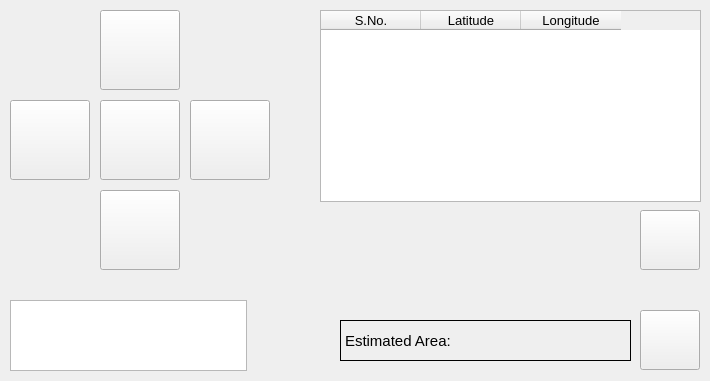
<?xml version="1.0" encoding="UTF-8"?>
<ui version="4.0">
 <class>main_window</class>
 <widget class="QMainWindow" name="main_window">
  <property name="geometry">
   <rect>
    <x>0</x>
    <y>0</y>
    <width>710</width>
    <height>381</height>
   </rect>
  </property>
  <property name="font">
   <font>
    <family>Segoe UI</family>
    <pointsize>11</pointsize>
   </font>
  </property>
  <property name="windowTitle">
   <string>Planometer | Control Station</string>
  </property>
  <widget class="QWidget" name="centralwidget">
   <widget class="QPushButton" name="up_btn">
    <property name="geometry">
     <rect>
      <x>100</x>
      <y>10</y>
      <width>80</width>
      <height>80</height>
     </rect>
    </property>
    <property name="cursor">
     <cursorShape>PointingHandCursor</cursorShape>
    </property>
    <property name="text">
     <string/>
    </property>
    <property name="icon">
     <iconset>
      <normaloff>images/up-arrow.png</normaloff>images/up-arrow.png</iconset>
    </property>
    <property name="iconSize">
     <size>
      <width>50</width>
      <height>50</height>
     </size>
    </property>
   </widget>
   <widget class="QPushButton" name="left_btn">
    <property name="geometry">
     <rect>
      <x>10</x>
      <y>100</y>
      <width>80</width>
      <height>80</height>
     </rect>
    </property>
    <property name="cursor">
     <cursorShape>PointingHandCursor</cursorShape>
    </property>
    <property name="text">
     <string/>
    </property>
    <property name="icon">
     <iconset>
      <normaloff>images/left-arrow.png</normaloff>images/left-arrow.png</iconset>
    </property>
    <property name="iconSize">
     <size>
      <width>50</width>
      <height>50</height>
     </size>
    </property>
   </widget>
   <widget class="QPushButton" name="right_btn">
    <property name="geometry">
     <rect>
      <x>190</x>
      <y>100</y>
      <width>80</width>
      <height>80</height>
     </rect>
    </property>
    <property name="cursor">
     <cursorShape>PointingHandCursor</cursorShape>
    </property>
    <property name="text">
     <string/>
    </property>
    <property name="icon">
     <iconset>
      <normaloff>images/right-arrow.png</normaloff>images/right-arrow.png</iconset>
    </property>
    <property name="iconSize">
     <size>
      <width>50</width>
      <height>50</height>
     </size>
    </property>
   </widget>
   <widget class="QPushButton" name="down_btn">
    <property name="geometry">
     <rect>
      <x>100</x>
      <y>190</y>
      <width>80</width>
      <height>80</height>
     </rect>
    </property>
    <property name="cursor">
     <cursorShape>PointingHandCursor</cursorShape>
    </property>
    <property name="text">
     <string/>
    </property>
    <property name="icon">
     <iconset>
      <normaloff>images/down-arrow.png</normaloff>images/down-arrow.png</iconset>
    </property>
    <property name="iconSize">
     <size>
      <width>50</width>
      <height>50</height>
     </size>
    </property>
   </widget>
   <widget class="QPushButton" name="stop_btn">
    <property name="geometry">
     <rect>
      <x>100</x>
      <y>100</y>
      <width>80</width>
      <height>80</height>
     </rect>
    </property>
    <property name="cursor">
     <cursorShape>PointingHandCursor</cursorShape>
    </property>
    <property name="text">
     <string/>
    </property>
    <property name="icon">
     <iconset>
      <normaloff>images/stop.png</normaloff>images/stop.png</iconset>
    </property>
    <property name="iconSize">
     <size>
      <width>50</width>
      <height>50</height>
     </size>
    </property>
   </widget>
   <widget class="QWidget" name="horizontalLayoutWidget">
    <property name="geometry">
     <rect>
      <x>10</x>
      <y>300</y>
      <width>291</width>
      <height>71</height>
     </rect>
    </property>
    <layout class="QHBoxLayout" name="cmd_send_pnl">
     <item>
      <widget class="QPlainTextEdit" name="cmd_tf">
       <property name="font">
        <font>
         <family>Consolas</family>
         <pointsize>11</pointsize>
        </font>
       </property>
       <property name="plainText">
        <string/>
       </property>
      </widget>
     </item>
     <item>
      <widget class="QPushButton" name="send_btn">
       <property name="cursor">
        <cursorShape>PointingHandCursor</cursorShape>
       </property>
       <property name="text">
        <string/>
       </property>
       <property name="icon">
        <iconset>
         <normaloff>images/send.png</normaloff>images/send.png</iconset>
       </property>
       <property name="iconSize">
        <size>
         <width>40</width>
         <height>40</height>
        </size>
       </property>
       <property name="autoDefault">
        <bool>false</bool>
       </property>
       <property name="flat">
        <bool>true</bool>
       </property>
      </widget>
     </item>
    </layout>
   </widget>
   <widget class="QTableWidget" name="point_loc_tab">
    <property name="geometry">
     <rect>
      <x>320</x>
      <y>10</y>
      <width>381</width>
      <height>192</height>
     </rect>
    </property>
    <property name="font">
     <font>
      <pointsize>10</pointsize>
     </font>
    </property>
    <column>
     <property name="text">
      <string>S.No.</string>
     </property>
    </column>
    <column>
     <property name="text">
      <string>Latitude</string>
     </property>
    </column>
    <column>
     <property name="text">
      <string>Longitude</string>
     </property>
    </column>
   </widget>
   <widget class="QPushButton" name="process_btn">
    <property name="geometry">
     <rect>
      <x>640</x>
      <y>310</y>
      <width>60</width>
      <height>60</height>
     </rect>
    </property>
    <property name="cursor">
     <cursorShape>PointingHandCursor</cursorShape>
    </property>
    <property name="text">
     <string/>
    </property>
    <property name="icon">
     <iconset>
      <normaloff>images/process.png</normaloff>images/process.png</iconset>
    </property>
    <property name="iconSize">
     <size>
      <width>40</width>
      <height>40</height>
     </size>
    </property>
   </widget>
   <widget class="QPushButton" name="gps_btn">
    <property name="geometry">
     <rect>
      <x>640</x>
      <y>210</y>
      <width>60</width>
      <height>60</height>
     </rect>
    </property>
    <property name="cursor">
     <cursorShape>PointingHandCursor</cursorShape>
    </property>
    <property name="text">
     <string/>
    </property>
    <property name="icon">
     <iconset>
      <normaloff>images/satellite.png</normaloff>images/satellite.png</iconset>
    </property>
    <property name="iconSize">
     <size>
      <width>40</width>
      <height>40</height>
     </size>
    </property>
   </widget>
   <widget class="QLabel" name="area_lb">
    <property name="geometry">
     <rect>
      <x>340</x>
      <y>320</y>
      <width>291</width>
      <height>41</height>
     </rect>
    </property>
    <property name="frameShape">
     <enum>QFrame::Box</enum>
    </property>
    <property name="text">
     <string>Estimated Area:</string>
    </property>
    <property name="wordWrap">
     <bool>true</bool>
    </property>
    <property name="margin">
     <number>0</number>
    </property>
   </widget>
  </widget>
 </widget>
 <resources/>
 <connections/>
</ui>
